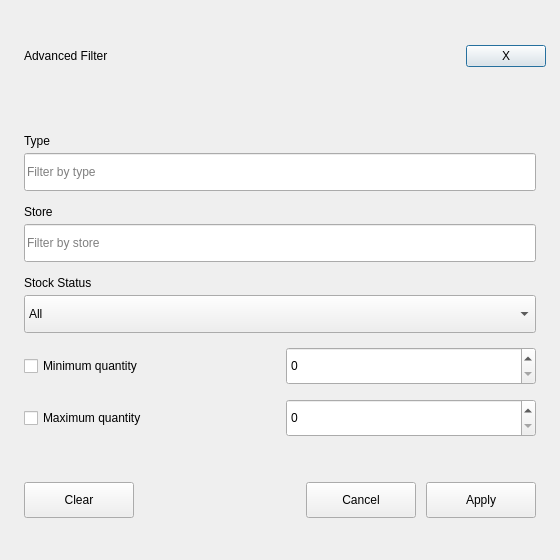
<?xml version="1.0" encoding="UTF-8"?>
<ui version="4.0">
 <class>ItemAdvancedFilterDialogClass</class>
 <widget class="QDialog" name="ItemAdvancedFilterDialogClass">
  <property name="geometry"><rect><x>0</x><y>0</y><width>560</width><height>560</height></rect></property>
  <property name="minimumSize"><size><width>560</width><height>560</height></size></property>
  <property name="windowTitle"><string>Advanced Filter</string></property>
  <layout class="QVBoxLayout" name="rootLayout">
   <property name="leftMargin"><number>0</number></property><property name="topMargin"><number>0</number></property>
   <property name="rightMargin"><number>0</number></property><property name="bottomMargin"><number>0</number></property>
   <property name="spacing"><number>0</number></property>
   <item>
    <widget class="QWidget" name="dialogCard" native="true">
     <layout class="QVBoxLayout" name="dialogCardLayout">
      <property name="leftMargin"><number>0</number></property><property name="topMargin"><number>0</number></property>
      <property name="rightMargin"><number>0</number></property><property name="bottomMargin"><number>0</number></property>
      <property name="spacing"><number>0</number></property>
      <item>
       <widget class="QWidget" name="headerContainer" native="true">
        <layout class="QHBoxLayout" name="headerLayout">
         <property name="leftMargin"><number>24</number></property><property name="topMargin"><number>0</number></property>
         <property name="rightMargin"><number>14</number></property><property name="bottomMargin"><number>0</number></property>
         <item><widget class="QLabel" name="titleLabel"><property name="text"><string>Advanced Filter</string></property></widget></item>
         <item><spacer name="headerSpacer"><property name="orientation"><enum>Qt::Horizontal</enum></property><property name="sizeHint" stdset="0"><size><width>40</width><height>20</height></size></property></spacer></item>
         <item><widget class="QPushButton" name="closeButton"><property name="cursor"><cursorShape>PointingHandCursor</cursorShape></property><property name="text"><string>X</string></property></widget></item>
        </layout>
       </widget>
      </item>
      <item>
       <widget class="QWidget" name="formContainer" native="true">
        <layout class="QVBoxLayout" name="formLayout">
         <property name="leftMargin"><number>24</number></property><property name="topMargin"><number>22</number></property>
         <property name="rightMargin"><number>24</number></property><property name="bottomMargin"><number>12</number></property>
         <property name="spacing"><number>14</number></property>
         <item><layout class="QVBoxLayout" name="row_typeInput"><property name="spacing"><number>5</number></property><item><widget class="QLabel" name="typeInputCap"><property name="text"><string>Type</string></property></widget></item><item><widget class="QLineEdit" name="typeInput"><property name="minimumSize"><size><width>0</width><height>38</height></size></property><property name="placeholderText"><string>Filter by type</string></property></widget></item></layout></item><item><layout class="QVBoxLayout" name="row_storeInput"><property name="spacing"><number>5</number></property><item><widget class="QLabel" name="storeInputCap"><property name="text"><string>Store</string></property></widget></item><item><widget class="QLineEdit" name="storeInput"><property name="minimumSize"><size><width>0</width><height>38</height></size></property><property name="placeholderText"><string>Filter by store</string></property></widget></item></layout></item><item><layout class="QVBoxLayout" name="row_stockStatusComboBox"><property name="spacing"><number>5</number></property><item><widget class="QLabel" name="stockStatusComboBoxCap"><property name="text"><string>Stock Status</string></property></widget></item><item><widget class="QComboBox" name="stockStatusComboBox"><property name="minimumSize"><size><width>0</width><height>38</height></size></property><item><property name="text"><string>All</string></property></item><item><property name="text"><string>In Stock</string></property></item><item><property name="text"><string>Low Stock</string></property></item><item><property name="text"><string>Out of Stock</string></property></item></widget></item></layout></item><item><layout class="QHBoxLayout" name="minRow"><property name="spacing"><number>12</number></property><item><widget class="QCheckBox" name="minQuantityCheckBox"><property name="text"><string>Minimum quantity</string></property></widget></item><item><widget class="QSpinBox" name="minQuantityInput"><property name="minimumSize"><size><width>140</width><height>38</height></size></property><property name="maximum"><number>999999</number></property></widget></item></layout></item><item><layout class="QHBoxLayout" name="maxRow"><property name="spacing"><number>12</number></property><item><widget class="QCheckBox" name="maxQuantityCheckBox"><property name="text"><string>Maximum quantity</string></property></widget></item><item><widget class="QSpinBox" name="maxQuantityInput"><property name="minimumSize"><size><width>140</width><height>38</height></size></property><property name="maximum"><number>999999</number></property></widget></item></layout></item>
        </layout>
       </widget>
      </item>
      <item><widget class="QWidget" name="footerContainer" native="true"><layout class="QHBoxLayout" name="footerLayout"><property name="leftMargin"><number>24</number></property><property name="topMargin"><number>14</number></property><property name="rightMargin"><number>24</number></property><property name="bottomMargin"><number>22</number></property><property name="spacing"><number>10</number></property><item><widget class="QPushButton" name="clearButton"><property name="minimumSize"><size><width>110</width><height>36</height></size></property><property name="cursor"><cursorShape>PointingHandCursor</cursorShape></property><property name="text"><string>Clear</string></property></widget></item><item><spacer name="footerSpacer"><property name="orientation"><enum>Qt::Horizontal</enum></property><property name="sizeHint" stdset="0"><size><width>40</width><height>20</height></size></property></spacer></item><item><widget class="QPushButton" name="cancelButton"><property name="minimumSize"><size><width>110</width><height>36</height></size></property><property name="cursor"><cursorShape>PointingHandCursor</cursorShape></property><property name="text"><string>Cancel</string></property></widget></item><item><widget class="QPushButton" name="applyButton"><property name="minimumSize"><size><width>110</width><height>36</height></size></property><property name="cursor"><cursorShape>PointingHandCursor</cursorShape></property><property name="text"><string>Apply</string></property><property name="variant" stdset="0"><string>primary</string></property></widget></item></layout></widget></item>
     </layout>
    </widget>
   </item>
  </layout>
 </widget>
 <resources/>
 <connections/>
</ui>
